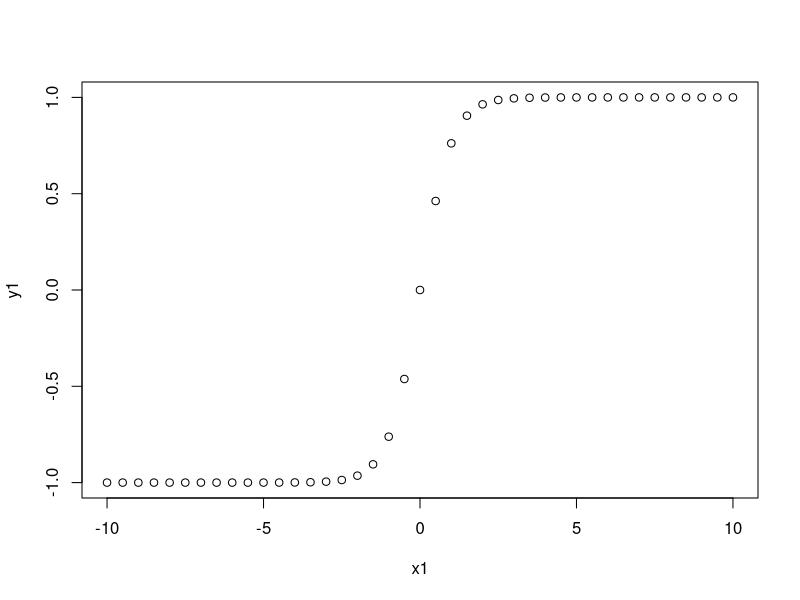
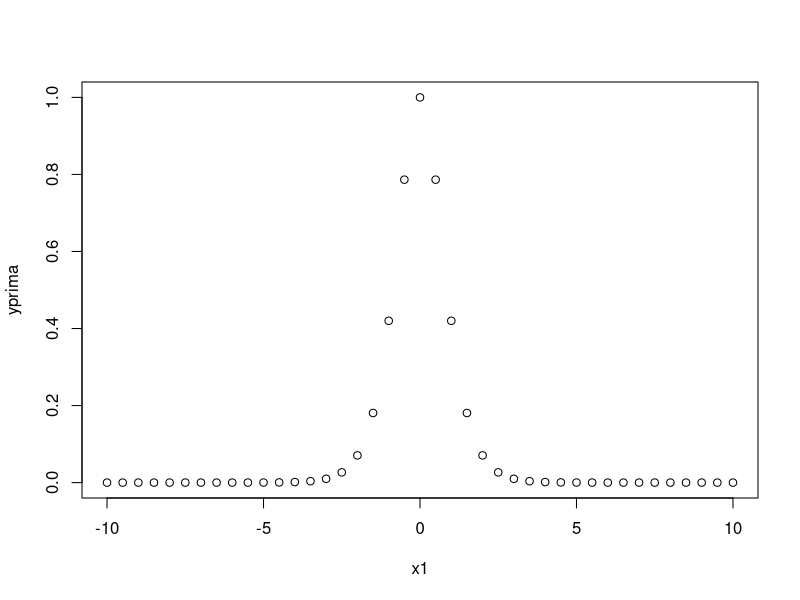

Reproduce these figures in R, in order.
## ---- chunk 1
x1 <- seq(-10,10,by=0.5)
x1
y1 <- tanh(x1)
y1
yprima <- cosh(x1)^-2
yprima
## ---- chunk 2
plot(x1,y1,)

## ---- chunk 3
# los valores de yprima(x), corresponden a los valores de y' que es la primera de derivad de tanhx
plot(x1,yprima,)
## ---- chunk 4
#De la ecuacion Y=AX^B, sean los valores X e Y
# LogY = LogA + B*LogX; donde Y' = LongY, X' = LongX , A = LongA
# n = cantidad de valores

x <- c(2.5,3,4,5,5.5,6,7)
y <- c(12.5,10,7,4.5,4,3,3.5)

n <- length(x=y)
n

Yprima <- log10(y)
Yprima

Xprima <- log10(x)
Xprima

B <- (n*(sum(Xprima*Yprima))-(sum(Xprima))*(sum(Yprima)))/((n*(sum(Xprima^2)))-(sum(Xprima))^2)
B

#Para A':  A' = media(Y') - B*media(X'); entonces
Aprima <- mean(Yprima) - B*mean(Xprima)
Aprima

#### Pero A' = longA; resolviendo tenemos

A <- 10^Aprima
A
## ---- chunk 5
# Sean los lados de triangulo cualquiera
a <- 2
b <- 3
c <- 4

#angulo entre lados consecutivos(en radianes)
M <- 50*pi/180
sin(M)

# La funcion que resolvera el area sera:
Area <- function(a,b,c) {
  S <- (a*b)*(sin(M))/2
  return(S)
}
Area(a,b,c)

# La funcion que resolvera el perimetro sera:
perimetro <- function(a, b, c) {
  P <- a+b+c
  return(P)
}
perimetro(a,b,c)
## ---- chunk 6
# Ecuacion de retardo de SCS
#CALCULO DE Tc
#L == longitud hidraulica en km
#CN == numero de curva SCS
#S == pendiente promedio de la cuenca en m/m

Tc <- function(L, CN, S) {
  Ecuacion <- (0.0136*(L^0.8)*((1000/CN)-9)^0.7)/S^0.5
  return(Ecuacion)
}

#Sean los valores de L, CN y
Tc(5.5,50,20)
## ---- chunk 7
#1° Ingresamos la matriz del Sistema

A1 <- matrix(c(2,1,3,
                    5,4,1,
                     1,-1,-4), nrow = 3)
A1

# 2 Matriz de terminos independientes
B1 <- matrix(c(7,-19,4), nrow = 3)

# Del algrebra lineal de sabe A*X = B, entendemos que A es la matriz del sistema,
# B la matriz de los terminos independientes y X la matrix de las incognitas; entonces

Solucion_xyz <- solve(t(A1)%*%A1)%*%t(A1)%*%B1
Solucion_xyz
